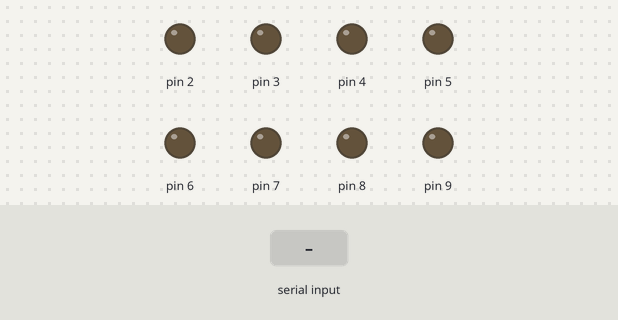
Bench run of a sketch on a simulated Arduino Uno, built with avr-gcc and run on an emulated ATmega328P. On the bench: output pins drawn as LEDs (lit = HIGH). Inputs (shaded band) come from the test bench.

Above: at 1.2 s.
1.3 s: "90,45\n" received over Serial
At 2.2 s:
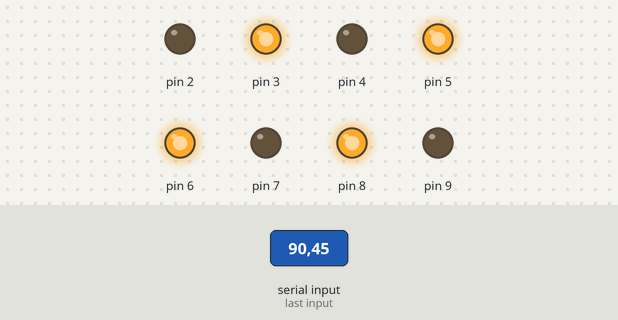
5.8 s: "30,150\n" received over Serial
At 8.0 s:
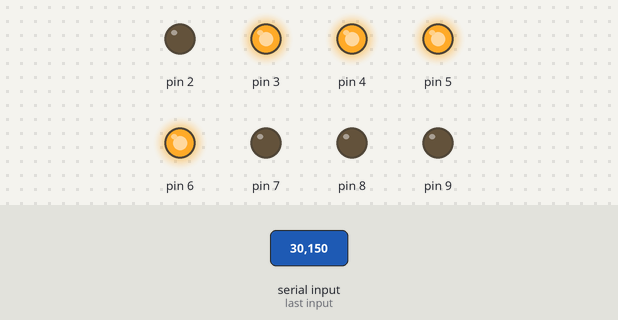
11.8 s: "5\n" received over Serial
At 13.8 s:
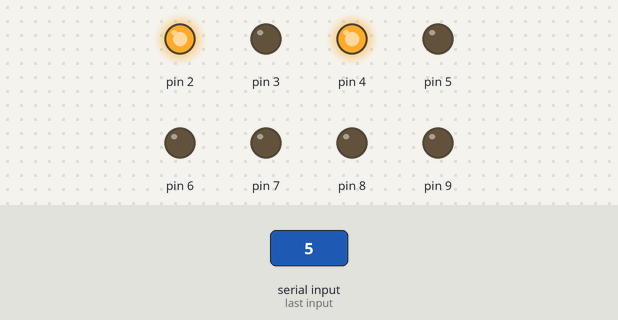
14.8 s: "200\n" received over Serial
At 17.3 s:
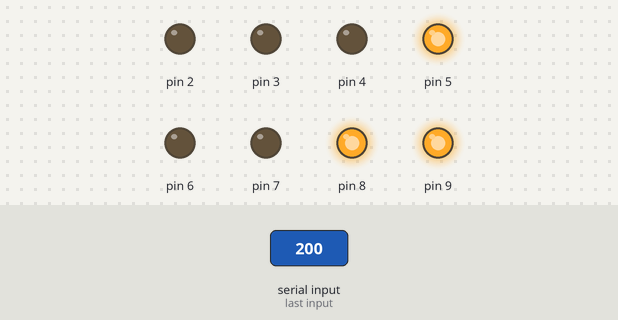
20.8 s: "90\n" received over Serial
At 23.8 s:
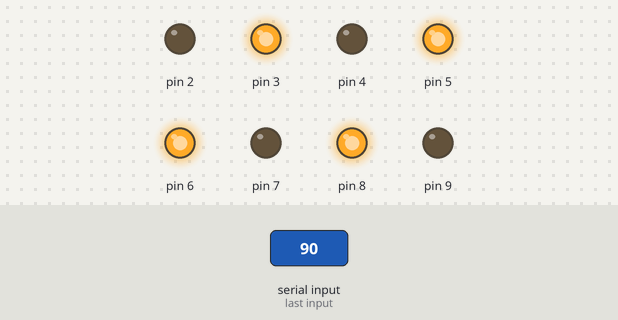
Timing chart, 0 to 27.8 s (numbered marks = the images above; inputs shaded):
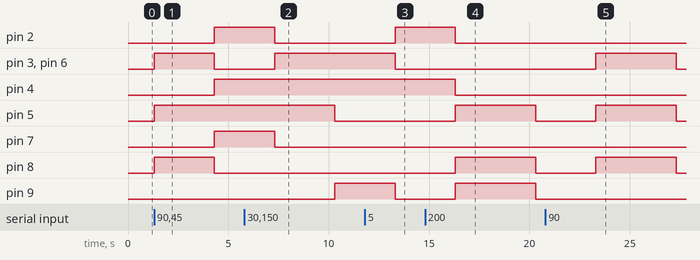

Measured:
- after the input at 1.3 s, pin 2, pin 4, pin 7: LOW → HIGH after 3.0 s; pin 3, pin 6, pin 8: LOW → HIGH at once, → LOW 3.0 s later; pin 5: LOW → HIGH at once
- after the input at 5.8 s, pin 2, pin 7: HIGH → LOW after 1.5 s instead of 2.5 s; pin 3, pin 6: LOW → HIGH after 1.5 s; pin 4: stays HIGH (without the input it goes to LOW after 2.5 s); pin 5: HIGH → LOW after 4.5 s instead of 2.5 s; pin 9: LOW → HIGH after 4.5 s
- after the input at 11.8 s, pin 2: LOW → HIGH after 1.5 s; pin 3, pin 6, pin 9: HIGH → LOW after 1.5 s instead of 2.5 s; pin 4: stays HIGH (without the input it goes to LOW after 2.5 s)
- after the input at 14.8 s, pin 2, pin 4: HIGH → LOW after 1.5 s instead of 2.5 s; pin 5, pin 8, pin 9: LOW → HIGH after 1.5 s, → LOW 4.0 s later
- after the input at 20.8 s, pin 3, pin 5, pin 6, pin 8: LOW → HIGH after 2.5 s, → LOW 4.0 s later

The sketch:

binary_display.ino
```cpp
void setup()
{
  for (int i = 2; i <= 9 ; i++)
    pinMode(i, OUTPUT);
  Serial.begin(9600);
}
/*
  void loop()
  {
  for(byte i=0;i<255;i++)
  {
    byte a=i%2;
    byte b=i/2 %2;
    byte c=i/4 %2;
    byte d=i/8 %2;
    byte e=i/16 %2;
    byte f=i/32 %2;
    byte g=i/64 %2;
    byte h=i/128 %2;
    digitalWrite(2,a);
  digitalWrite(3,b);
  digitalWrite(4,c);
  digitalWrite(5,d);
  digitalWrite(6,e);
  digitalWrite(7,f);
  digitalWrite(8,g);
  digitalWrite(9,h);

   delay(200);
  }
  }*/

void loop()
{
  while (Serial.available() == 0);

int i = Serial.parseInt(); //read int or parseFloat for ..float...
  byte a = i % 2;
  byte b = i / 2 % 2;
  byte c = i / 4 % 2;
  byte d = i / 8 % 2;
  byte e = i / 16 % 2;
  byte f = i / 32 % 2;
  byte g = i / 64 % 2;
  byte h = i / 128 % 2;
  digitalWrite(2, a);
  digitalWrite(3, b);
  digitalWrite(4, c);
  digitalWrite(5, d);
  digitalWrite(6, e);
  digitalWrite(7, f);
  digitalWrite(8, g);
  digitalWrite(9, h);

  delay(3000);
}
```
